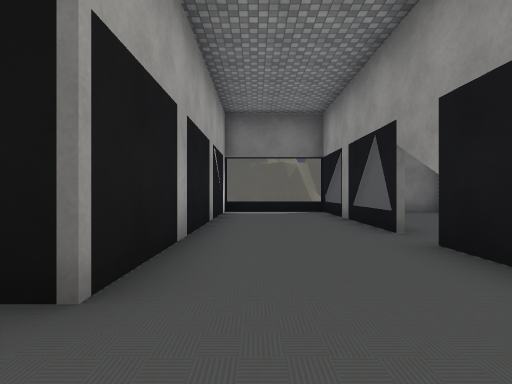
View 1 (above)

17 first-person views from a walk through a Unity game level. The camera is 1.2 m above the floor, looks level and sees 85° across. The floor is counted in squares, 2 m on a side. Each view is taken from the middle of a square. On the plan, view 1 faces up. The plan holds only what a view shows up to about 9 squares ahead; the rest is blank. The place goes on beyond the plan. The player is left out. Some surface patterns are stand-ins.

View 2
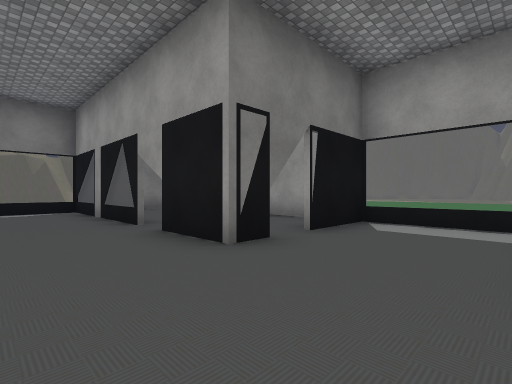

View 3
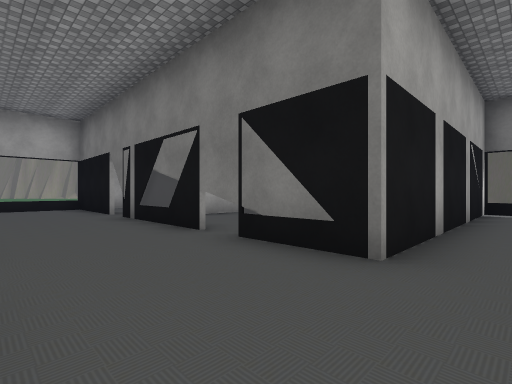

View 4
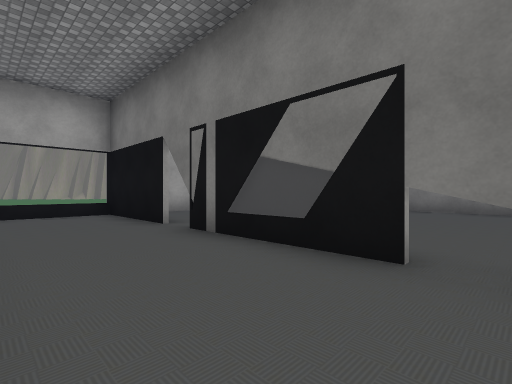

View 5
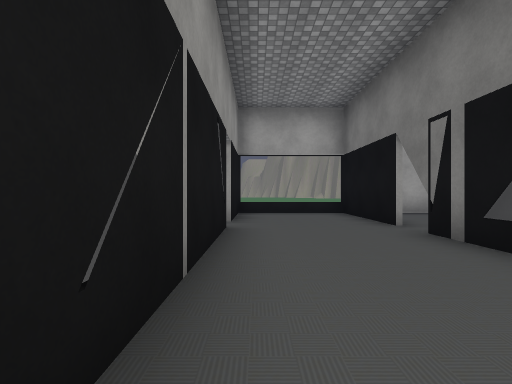

View 6
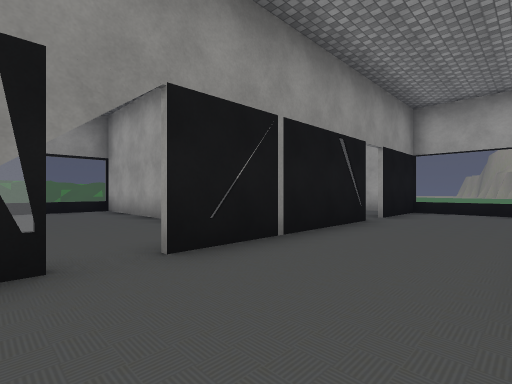

View 7
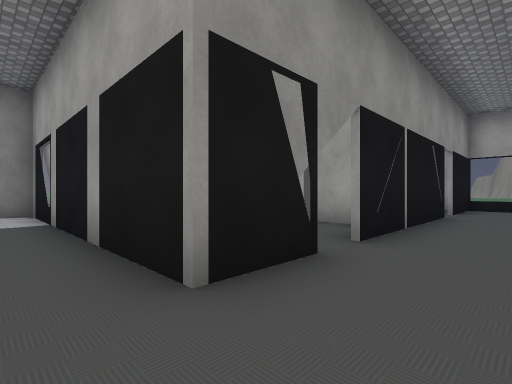

View 8
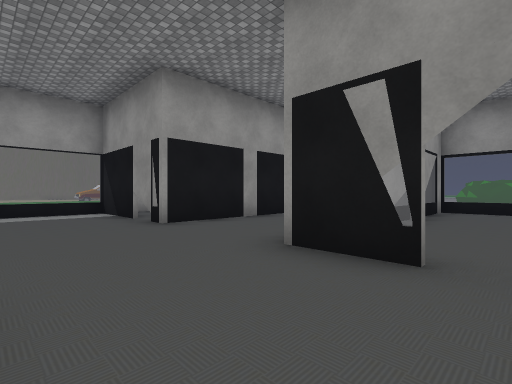

View 9
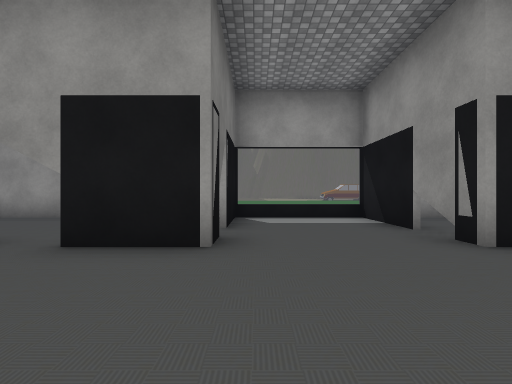

View 10
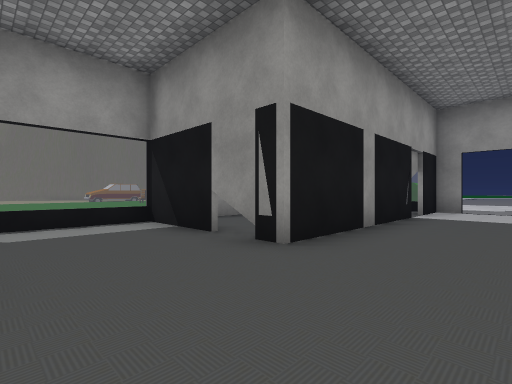

View 11
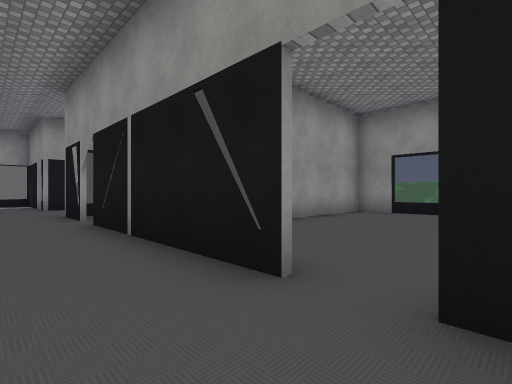

View 12
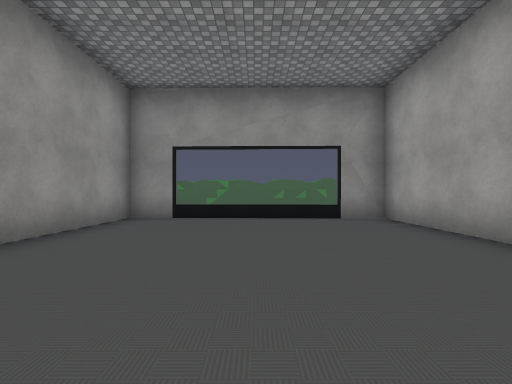

View 13
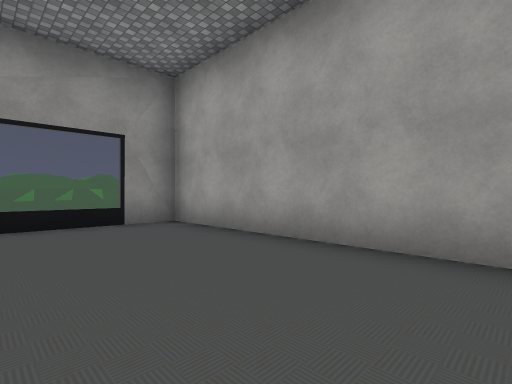

View 14
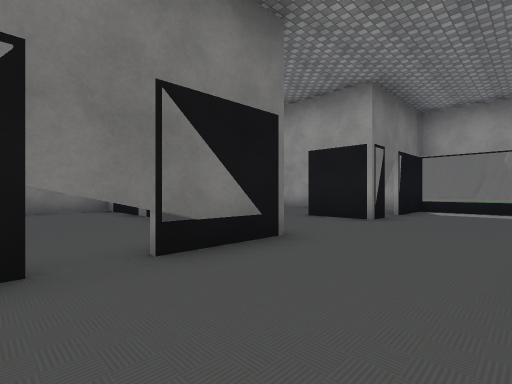

View 15
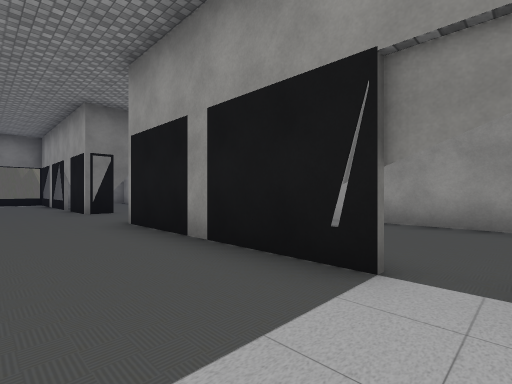

View 16
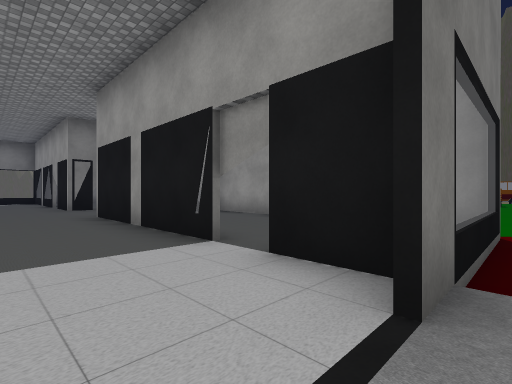

View 17
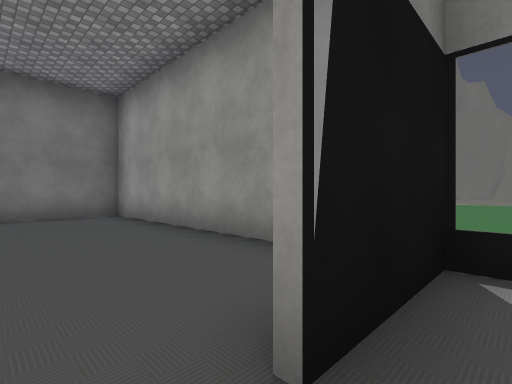

### Floor plan
Key: @ floor where view 1 was taken; # wall or solid block; x gap in a wall; . main floor; - floor 0.25 m lower than the main floor; / step, stairs or slope; = window, fence, low wall or low ledge.
Columns run from 11 left of view 1 to 12 right of it. Each row starts with its distance up from view 1.
  8      ######..=####
  7       ....#..=...#
  6       ....#..#...#
  5       ....#..=...#
  4 #    #....#..x...#
  3 #    #....#..x.. #
  2 #=####====#..=x==#   ---
  1 =    ..........#=    ---
  0 =..........@.....
 -1 =................
 -2 ##=.####.##..=####
 -3 #.....#...=..= ..#
 -4 #.....#...#..# ..#
 -5 #.....#...#..#...#
 -6 #.....#...#..x...#
 -7 #.....#...=..x...#
 -8 ##....#...=..=#  #
 -9  #===##===.../####---
-10          ##

Positions as (right, up) in squares from view 1, and headings:
1: (0, 0), facing up
2: (0, -1), facing up-right
3: (0, -1), facing up-left
4: (-3, -1), facing up-left
5: (-3, -1), facing left
6: (-2, 1), facing down-left
7: (0, 0), facing down-left
8: (-3, 1), facing down-right
9: (-1, 1), facing right
10: (0, 1), facing down-right
11: (-9, 0), facing down-right
12: (-8, -2), facing down
13: (-8, -3), facing down-left
14: (-4, -1), facing up-right
15: (0, -7), facing up-right
16: (0, -9), facing up-right
17: (3, 1), facing up-right
